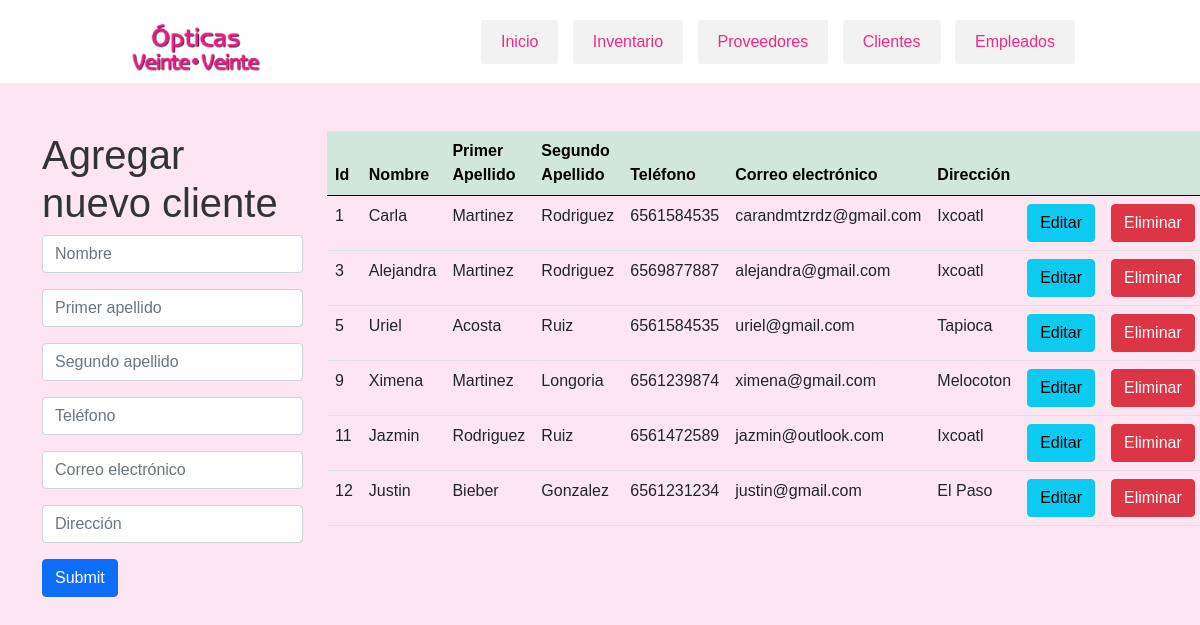
The app's page /cliente.php with its own data.
### tables this page shows
CREATE TABLE `clientes` (
  `Id` int(11) NOT NULL,
  `Nombre` varchar(50) NOT NULL,
  `PrimerApellido` varchar(50) NOT NULL,
  `SegundoApellido` varchar(50) NOT NULL,
  `Telefono` varchar(20) NOT NULL,
  `Correo` varchar(100) NOT NULL,
  `Direccion` varchar(255) NOT NULL
);

### cliente.php (the view, shortened to what this page needs)
<?php include ('header.php');?>
<?php
    $con = conectar();
    $sql = "SELECT * FROM Clientes";
    $query = mysqli_query($con, $sql);
?>
<!DOCTYPE html>
<html lang="en">
    <head>
	</head>
    <body>
            <div class="container mt-5">
                    <div class="row">
                        <div class="col-md-3">
                            <h1>Agregar nuevo cliente</h1>
                                <form action="./crudClientes/insert.php" method="POST">
                                    <input type="text" class="form-control mb-3" name="nombre" placeholder="Nombre">
                                    <input type="text" class="form-control mb-3" name="primerApellido" placeholder="Primer apellido">
                                    <input type="text" class="form-control mb-3" name="segundoApellido" placeholder="Segundo apellido">
                                    <input type="text" class="form-control mb-3" name="telefono" placeholder="Teléfono">
                                    <input type="text" class="form-control mb-3" name="correo" placeholder="Correo electrónico">
                                    <input type="text" class="form-control mb-3" name="direccion" placeholder="Dirección">
                                    <input type="submit" class="btn btn-primary">
                                </form>
                        </div>
                        <div class="col-md-8">
                            <table class="table" >
                                <thead class="table-success table-striped" >
                                    <tr>
                                        <th>Id</th>
                                        <th>Nombre</th>
                                        <th>Primer Apellido</th>
                                        <th>Segundo Apellido</th>
                                        <th>Teléfono</th>
                                        <th>Correo electrónico</th>
                                        <th>Dirección</th>
                                        <th></th>
                                        <th></th>
                                    </tr>
                                </thead>
                                <tbody>
                                        <?php
                                            while($row = mysqli_fetch_array($query)){
                                        ?>
                                            <tr>
                                                <td><?php  echo $row['Id']?></td>
                                                <td><?php  echo $row['Nombre']?></td>
                                                <td><?php  echo $row['PrimerApellido']?></td>
                                                <td><?php  echo $row['SegundoApellido']?></td>
                                                <td><?php  echo $row['Telefono']?></td>
                                                <td><?php  echo $row['Correo']?></td>
                                                <td><?php  echo $row['Direccion']?></td>
                                                <td><a href="./actualizarCliente.php?id=<?php echo $row['Id'] ?>" class="btn btn-info">Editar</a></td>
                                                <td><a href="./crudClientes/delete.php?id=<?php echo $row['Id'] ?>" class="btn btn-danger">Eliminar</a></td>
                                            </tr>
                                        <?php
                                            }
                                        ?>
                                </tbody>
                            </table>
                        </div>
                    </div>
            </div>
    </body>
</html>

### header.php (shortened to what this page needs)
<!DOCTYPE html>
<html lang="en">
<head>
    <link href="https://cdn.jsdelivr.net/npm/bootstrap@5.0.0-beta1/dist/css/bootstrap.min.css" rel="stylesheet">
	<link rel="stylesheet" href="estilos.css">
</head>
<body>
	<header>
		<div class="wrapp">
			<div class="logo">
				<img src="img/optica.png" alt="Opticas Veinte-Veinte">
			</div>
			<nav>
				<ul>
					<li><a href="index.php">Inicio</a></li>
					<li><a href="inventario.php">Inventario</a></li>
					<li><a href="proveedor.php">Proveedores</a></li>
					<li><a href="cliente.php">Clientes</a></li>
					<li><a href="empleado.php">Empleados</a></li>
				</ul>
			</nav>
		</div>
	</header>
</body>

### estilos.css (style rules this page uses)
* { -webkit-box-sizing: border-box; -moz-box-sizing: border-box; box-sizing: border-box; margin: 0px; padding: 0px; }
body { background: rgb(253, 230, 241); color: #333; font-family: Arial, helvetica, sans-serif; }
a { text-decoration: none; color: #f22786; }
.wrapp { max-width: 1000px; width: 80%; margin: auto; overflow: hidden; }
header { width: 100%; height: 83px; padding: 20px 0; background: #fff; overflow: hidden; }
.logo { width: 150px; float: left; }
.logo img { width: 100%; vertical-align: top; }
nav { float: right; }
nav ul li { display: inline-block; margin: 0px 5px; }
nav ul li a { display: block; background: #f2f2f2; color: #f22786; padding: 10px 20px; text-decoration: none; border-radius: 3px; transition: all 300ms ease; }

### records on screen
clientes: Id "1", Nombre "Carla", PrimerApellido "Martinez", SegundoApellido "Rodriguez", Telefono "6561584535", Correo "carandmtzrdz@gmail.com", Direccion "Ixcoatl"
clientes: Id "3", Nombre "Alejandra", PrimerApellido "Martinez", SegundoApellido "Rodriguez", Telefono "6569877887", Correo "alejandra@gmail.com", Direccion "Ixcoatl"
clientes: Id "5", Nombre "Uriel", PrimerApellido "Acosta", SegundoApellido "Ruiz", Telefono "6561584535", Correo "uriel@gmail.com", Direccion "Tapioca"
clientes: Id "9", Nombre "Ximena", PrimerApellido "Martinez", SegundoApellido "Longoria", Telefono "6561239874", Correo "ximena@gmail.com", Direccion "Melocoton"
clientes: Id "11", Nombre "Jazmin", PrimerApellido "Rodriguez", SegundoApellido "Ruiz", Telefono "6561472589", Correo "jazmin@outlook.com", Direccion "Ixcoatl"
clientes: Id "12", Nombre "Justin", PrimerApellido "Bieber", SegundoApellido "Gonzalez", Telefono "6561231234", Correo "justin@gmail.com", Direccion "El Paso"
